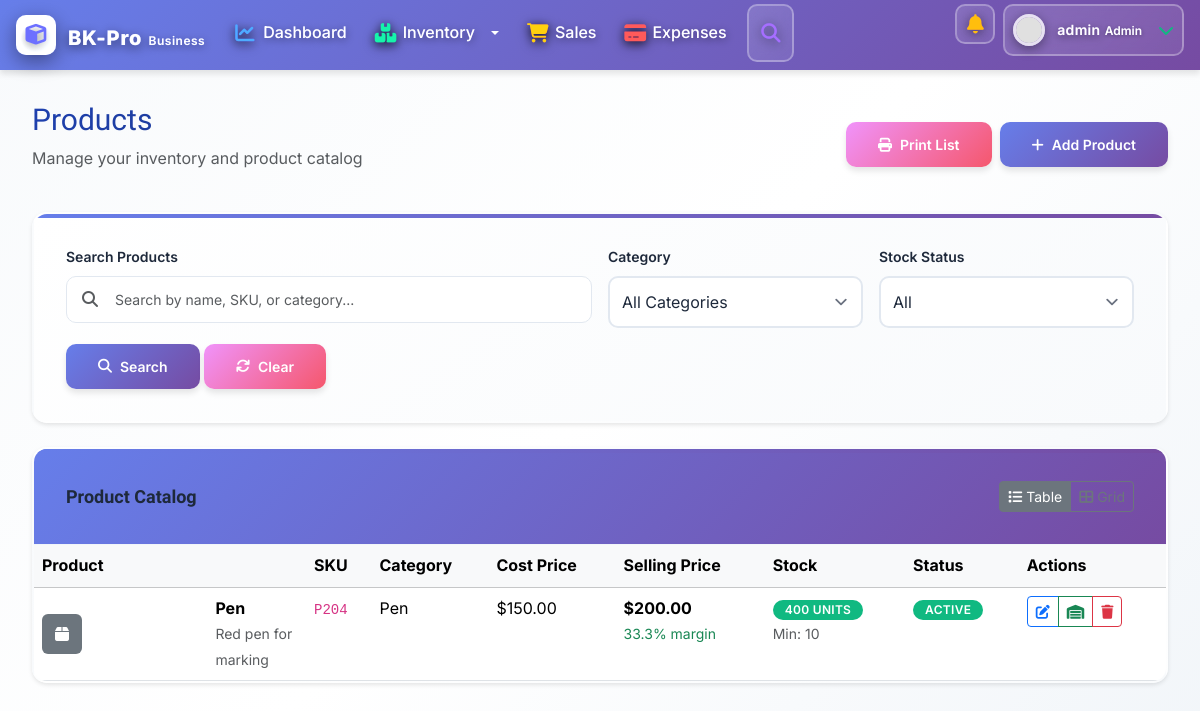
The page /products/ (signed in) on the database as committed earlier.
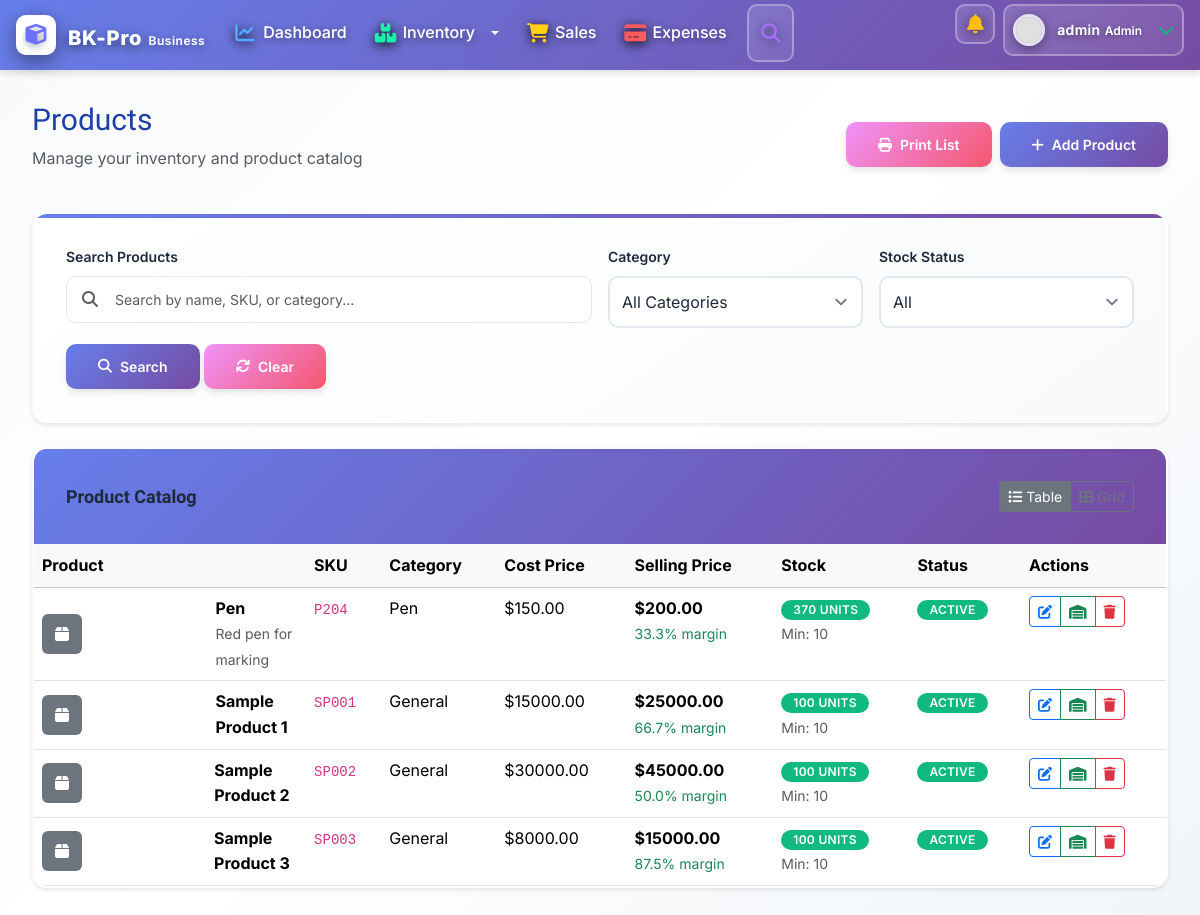
The same page on the database as committed later.
### BusinessApp/models.py (models this page shows, shortened)
class Product(models.Model):
    name = models.CharField(max_length=200)
    description = models.TextField(blank=True)
    category = models.ForeignKey(Category, on_delete=models.CASCADE)
    supplier = models.ForeignKey(Supplier, on_delete=models.CASCADE, null=True, blank=True)
    sku = models.CharField(max_length=50, unique=True)
    cost_price = models.DecimalField(max_digits=10, decimal_places=2)
    selling_price = models.DecimalField(max_digits=10, decimal_places=2)
    stock_quantity = models.PositiveIntegerField(default=0)
    min_stock_level = models.PositiveIntegerField(default=10)
    image = models.ImageField(upload_to='products/', blank=True, null=True)
    is_active = models.BooleanField(default=True)
    created_at = models.DateTimeField(auto_now_add=True)
    updated_at = models.DateTimeField(auto_now=True)
    @property
    def profit_margin(self):
        if self.cost_price:
            return ((self.selling_price - self.cost_price) / self.cost_price) * 100
        return 0
    @property
    def is_low_stock(self):
        return self.stock_quantity <= self.min_stock_level

class Category(models.Model):
    name = models.CharField(max_length=100)
    description = models.TextField(blank=True)
    created_at = models.DateTimeField(auto_now_add=True)
    class Meta:
        verbose_name_plural = "Categories"

### BusinessApp/views.py (the view)
# urls.py: path('products/', views.product_list, name='product_list'),
@login_required
def product_list(request):
    products = Product.objects.filter(is_active=True).select_related('category', 'supplier')
    search_query = request.GET.get('search')
    if search_query:
        products = products.filter(
            Q(name__icontains=search_query) |
            Q(sku__icontains=search_query) |
            Q(category__name__icontains=search_query)
        )
    paginator = Paginator(products, 20)
    page_number = request.GET.get('page')
    products = paginator.get_page(page_number)
    return render(request, 'products/list.html', {'products': products})

### BusinessApp/templates/products/list.html (shortened to what the changed rows need)
{% extends 'base.html' %}
{% load static %}
{% block content %}
<div class="products-container">
    <div class="d-flex justify-content-between align-items-center mb-4">
        <div>
            <h1 class="h2 text-gradient">Products</h1>
        </div>
    </div>
    <div class="modern-card" data-aos="fade-up" data-aos-delay="200">
        <div class="modern-card-body p-0">
            {% if products %}
                <div id="tableViewContent" class="table-responsive">
                    <table class="table table-hover mb-0 data-table">
                        <thead class="table-light">
                            <tr>
                                <th>Product</th>
                                <th>SKU</th>
                                <th>Category</th>
                                <th>Cost Price</th>
                                <th>Selling Price</th>
                                <th>Stock</th>
                                <th>Status</th>
                                <th>Actions</th>
                            </tr>
                        </thead>
                        <tbody>
                            {% for product in products %}
                            <tr>
                                <td>
                                    <div class="d-flex align-items-center">
                                        <div class="product-image me-3">
                                            {% if product.image %}
                                                <img src="{{ product.image.url }}" alt="{{ product.name }}"
                                                     class="rounded" style="width: 40px; height: 40px; object-fit: cover;">
                                            {% else %}
                                                <div class="bg-secondary rounded d-flex align-items-center justify-content-center text-white"
                                                     style="width: 40px; height: 40px;">
                                                    <i class="fas fa-box"></i>
                                                </div>
                                            {% endif %}
                                        </div>
                                        <div>
                                            <strong>{{ product.name }}</strong>
                                            {% if product.description %}
                                                <br><small class="text-muted">{{ product.description|truncatechars:50 }}</small>
                                            {% endif %}
                                        </div>
                                    </div>
                                </td>
                                <td><code>{{ product.sku }}</code></td>
                                <td>{{ product.category.name }}</td>
                                <td>${{ product.cost_price }}</td>
                                <td>
                                    <strong>${{ product.selling_price }}</strong>
                                    <br><small class="text-success">{{ product.profit_margin|floatformat:1 }}% margin</small>
                                </td>
                                <td>
                                    <span class="badge {% if product.is_low_stock %}badge-warning{% elif product.stock_quantity == 0 %}badge-danger{% else %}badge-success{% endif %}">
                                        {{ product.stock_quantity }} units
                                    </span>
                                    <br><small class="text-muted">Min: {{ product.min_stock_level }}</small>
                                </td>
                                <td>
                                    {% if product.is_active %}
                                        <span class="badge badge-success">Active</span>
                                    {% else %}
                                        <span class="badge badge-secondary">Inactive</span>
                                    {% endif %}
                                </td>
                                <td>
                                    <div class="btn-group btn-group-sm">
                                        <a href="{% url 'product_edit' product.pk %}"
                                           class="btn btn-outline-primary" title="Edit">
                                            <i class="fas fa-edit"></i>
                                        </a>
                                        <button class="btn btn-outline-success"
                                                onclick="showStockModal({{ product.id }}, '{{ product.name }}')"
                                                title="Update Stock">
                                            <i class="fas fa-warehouse"></i>
                                        </button>
                                        <a href="{% url 'product_delete' product.pk %}"
                                           class="btn btn-outline-danger"
                                           onclick="return confirm('Are you sure you want to delete this product?')"
                                           title="Delete">
                                            <i class="fas fa-trash"></i>
                                        </a>
                                    </div>
                                </td>
                            </tr>
                            {% endfor %}
                        </tbody>
                    </table>
                </div>
            {% endif %}
        </div>
    </div>
</div>
{% endblock %}

Rows that differ between the two databases and show on the page:
changed Product "Pen": stock_quantity "400" → "370"
added Product: name "Sample Product 1", sku "SP001", category.name "General", cost_price "15000.00", selling_price "25000.00", profit_margin "66.7", stock_quantity "100", min_stock_level "10", is_active "ACTIVE"
added Product: name "Sample Product 2", sku "SP002", category.name "General", cost_price "30000.00", selling_price "45000.00", profit_margin "50.0", stock_quantity "100", min_stock_level "10", is_active "ACTIVE"
added Product: name "Sample Product 3", sku "SP003", category.name "General", cost_price "8000.00", selling_price "15000.00", profit_margin "87.5", stock_quantity "100", min_stock_level "10", is_active "ACTIVE"
